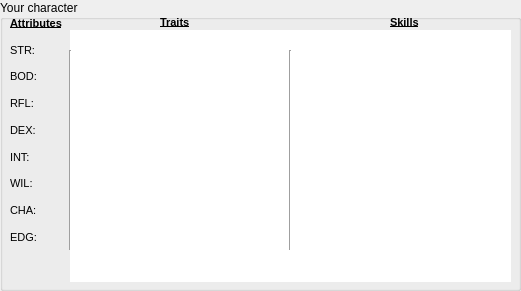
   <widget class="QGroupBox" name="groupBoxStage0">
    <property name="geometry">
     <rect>
      <x>10</x>
      <y>120</y>
      <width>521</width>
      <height>291</height>
     </rect>
    </property>
    <property name="sizePolicy">
     <sizepolicy hsizetype="Expanding" vsizetype="Expanding">
      <horstretch>0</horstretch>
      <verstretch>0</verstretch>
     </sizepolicy>
    </property>
    <property name="minimumSize">
     <size>
      <width>361</width>
      <height>171</height>
     </size>
    </property>
    <property name="title">
     <string>Your character</string>
    </property>
    <property name="flat">
     <bool>false</bool>
    </property>
    <property name="checkable">
     <bool>false</bool>
    </property>
    <widget class="QWidget" name="layoutWidget">
     <property name="geometry">
      <rect>
       <x>10</x>
       <y>10</y>
       <width>64</width>
       <height>241</height>
      </rect>
     </property>
     <layout class="QVBoxLayout" name="verticalLayout">
      <property name="spacing">
       <number>0</number>
      </property>
      <property name="margin">
       <number>0</number>
      </property>
      <item>
       <widget class="QLabel" name="AttributesLable">
        <property name="toolTip">
         <string>Characters in A Time of War are described using three broad
categories of statistics. The fi rst of these—Attributes—describes
the character’s raw physical and mental capabilities. Each
character possesses eight Attribute values (also called “Attribute
scores”) that are described below</string>
        </property>
        <property name="text">
         <string>&lt;!DOCTYPE HTML PUBLIC &quot;-//W3C//DTD HTML 4.0//EN&quot; &quot;http://www.w3.org/TR/REC-html40/strict.dtd&quot;&gt;
&lt;html&gt;&lt;head&gt;&lt;meta name=&quot;qrichtext&quot; content=&quot;1&quot; /&gt;&lt;style type=&quot;text/css&quot;&gt;
p, li { white-space: pre-wrap; }
&lt;/style&gt;&lt;/head&gt;&lt;body style=&quot; font-family:'MS Shell Dlg 2'; font-size:8.25pt; font-weight:400; font-style:normal;&quot;&gt;
&lt;p style=&quot; margin-top:0px; margin-bottom:0px; margin-left:0px; margin-right:0px; -qt-block-indent:0; text-indent:0px;&quot;&gt;&lt;span style=&quot; font-size:8pt; font-weight:600; text-decoration: underline;&quot;&gt;Attributes&lt;/span&gt;&lt;/p&gt;&lt;/body&gt;&lt;/html&gt;</string>
        </property>
       </widget>
      </item>
      <item>
       <widget class="QLabel" name="attrStrLabel">
        <property name="toolTip">
         <string>STR (Strength): As its name implies, the STR (Strength)
Attribute measures a character’s raw muscle power, aff ecting the
amount of weight he can lift and carry, and how much damage he
can deliver in melee combat. Higher STR scores defi ne physically
stronger characters.</string>
        </property>
        <property name="text">
         <string>&lt;!DOCTYPE HTML PUBLIC &quot;-//W3C//DTD HTML 4.0//EN&quot; &quot;http://www.w3.org/TR/REC-html40/strict.dtd&quot;&gt;
&lt;html&gt;&lt;head&gt;&lt;meta name=&quot;qrichtext&quot; content=&quot;1&quot; /&gt;&lt;style type=&quot;text/css&quot;&gt;
p, li { white-space: pre-wrap; }
&lt;/style&gt;&lt;/head&gt;&lt;body style=&quot; font-family:'MS Shell Dlg 2'; font-size:8.25pt; font-weight:400; font-style:normal;&quot;&gt;
&lt;p align=&quot;justify&quot; style=&quot; margin-top:0px; margin-bottom:0px; margin-left:0px; margin-right:0px; -qt-block-indent:0; text-indent:0px;&quot;&gt;&lt;span style=&quot; font-size:8pt;&quot;&gt;STR:&lt;/span&gt;&lt;/p&gt;&lt;/body&gt;&lt;/html&gt;</string>
        </property>
       </widget>
      </item>
      <item>
       <widget class="QLabel" name="attrBodLabel">
        <property name="toolTip">
         <string>BOD (Body): A character’s BOD (Body) Attribute indicates how 
sturdy and &quot;in shape&quot; he is, measuring raw endurance as well 
as how much damage the character can withstand in combat. 
Higher BOD scores reflect greater durability and the ability to 
perform strenuous tasks for longer durations.</string>
        </property>
        <property name="text">
         <string>&lt;!DOCTYPE HTML PUBLIC &quot;-//W3C//DTD HTML 4.0//EN&quot; &quot;http://www.w3.org/TR/REC-html40/strict.dtd&quot;&gt;
&lt;html&gt;&lt;head&gt;&lt;meta name=&quot;qrichtext&quot; content=&quot;1&quot; /&gt;&lt;style type=&quot;text/css&quot;&gt;
p, li { white-space: pre-wrap; }
&lt;/style&gt;&lt;/head&gt;&lt;body style=&quot; font-family:'MS Shell Dlg 2'; font-size:8.25pt; font-weight:400; font-style:normal;&quot;&gt;
&lt;p align=&quot;justify&quot; style=&quot; margin-top:0px; margin-bottom:0px; margin-left:0px; margin-right:0px; -qt-block-indent:0; text-indent:0px;&quot;&gt;&lt;span style=&quot; font-size:8pt;&quot;&gt;BOD:&lt;/span&gt;&lt;/p&gt;&lt;/body&gt;&lt;/html&gt;</string>
        </property>
       </widget>
      </item>
      <item>
       <widget class="QLabel" name="attrRflLabel">
        <property name="toolTip">
         <string>RFL (Refl exes): The RFL (Refl exes) Attribute measures a character’s swiftness and
reaction time, aff ecting how fast he can react to threats or cover ground. Higher RFL
scores refl ect less hesitation, better response times and quicker overall movement.</string>
        </property>
        <property name="text">
         <string>&lt;!DOCTYPE HTML PUBLIC &quot;-//W3C//DTD HTML 4.0//EN&quot; &quot;http://www.w3.org/TR/REC-html40/strict.dtd&quot;&gt;
&lt;html&gt;&lt;head&gt;&lt;meta name=&quot;qrichtext&quot; content=&quot;1&quot; /&gt;&lt;style type=&quot;text/css&quot;&gt;
p, li { white-space: pre-wrap; }
&lt;/style&gt;&lt;/head&gt;&lt;body style=&quot; font-family:'MS Shell Dlg 2'; font-size:8.25pt; font-weight:400; font-style:normal;&quot;&gt;
&lt;p align=&quot;justify&quot; style=&quot; margin-top:0px; margin-bottom:0px; margin-left:0px; margin-right:0px; -qt-block-indent:0; text-indent:0px;&quot;&gt;&lt;span style=&quot; font-size:8pt;&quot;&gt;RFL:&lt;/span&gt;&lt;/p&gt;&lt;/body&gt;&lt;/html&gt;</string>
        </property>
       </widget>
      </item>
      <item>
       <widget class="QLabel" name="attrDexLabel">
        <property name="toolTip">
         <string>DEX (Dexterity): The DEX (Dexterity) Attribute defi nes a character’s fi ne
motor control and physical acuity, a vital quality for everything from operating
a computer to fi ring a handgun. Higher DEX scores refl ect a steadier hand and
superior hand-eye coordination.</string>
        </property>
        <property name="text">
         <string>&lt;!DOCTYPE HTML PUBLIC &quot;-//W3C//DTD HTML 4.0//EN&quot; &quot;http://www.w3.org/TR/REC-html40/strict.dtd&quot;&gt;
&lt;html&gt;&lt;head&gt;&lt;meta name=&quot;qrichtext&quot; content=&quot;1&quot; /&gt;&lt;style type=&quot;text/css&quot;&gt;
p, li { white-space: pre-wrap; }
&lt;/style&gt;&lt;/head&gt;&lt;body style=&quot; font-family:'MS Shell Dlg 2'; font-size:8.25pt; font-weight:400; font-style:normal;&quot;&gt;
&lt;p align=&quot;justify&quot; style=&quot; margin-top:0px; margin-bottom:0px; margin-left:0px; margin-right:0px; -qt-block-indent:0; text-indent:0px;&quot;&gt;&lt;span style=&quot; font-size:8pt;&quot;&gt;DEX:&lt;/span&gt;&lt;/p&gt;&lt;/body&gt;&lt;/html&gt;</string>
        </property>
       </widget>
      </item>
      <item>
       <widget class="QLabel" name="attrIntLabel">
        <property name="toolTip">
         <string>INT (Intelligence): As can be surmised, the INT (Intelligence) Attribute
measures a character’s brainpower, particularly his memory, higher reasoning
and deductive powers. Higher INT scores refl ect keener minds.</string>
        </property>
        <property name="text">
         <string>&lt;!DOCTYPE HTML PUBLIC &quot;-//W3C//DTD HTML 4.0//EN&quot; &quot;http://www.w3.org/TR/REC-html40/strict.dtd&quot;&gt;
&lt;html&gt;&lt;head&gt;&lt;meta name=&quot;qrichtext&quot; content=&quot;1&quot; /&gt;&lt;style type=&quot;text/css&quot;&gt;
p, li { white-space: pre-wrap; }
&lt;/style&gt;&lt;/head&gt;&lt;body style=&quot; font-family:'MS Shell Dlg 2'; font-size:8.25pt; font-weight:400; font-style:normal;&quot;&gt;
&lt;p align=&quot;justify&quot; style=&quot; margin-top:0px; margin-bottom:0px; margin-left:0px; margin-right:0px; -qt-block-indent:0; text-indent:0px;&quot;&gt;&lt;span style=&quot; font-size:8pt;&quot;&gt;INT:&lt;/span&gt;&lt;/p&gt;&lt;/body&gt;&lt;/html&gt;</string>
        </property>
       </widget>
      </item>
      <item>
       <widget class="QLabel" name="attrWilLabel">
        <property name="toolTip">
         <string>WIL (Willpower): The WIL (Willpower) Attribute measures a character’s bravery
and his capacity to “think for himself”, as well as his ability to steel his nerves
and rally his body against fear and physical exhaustion, and to take charge of a
situation. Higher WIL scores describe bolder and more decisive characters.</string>
        </property>
        <property name="text">
         <string>&lt;!DOCTYPE HTML PUBLIC &quot;-//W3C//DTD HTML 4.0//EN&quot; &quot;http://www.w3.org/TR/REC-html40/strict.dtd&quot;&gt;
&lt;html&gt;&lt;head&gt;&lt;meta name=&quot;qrichtext&quot; content=&quot;1&quot; /&gt;&lt;style type=&quot;text/css&quot;&gt;
p, li { white-space: pre-wrap; }
&lt;/style&gt;&lt;/head&gt;&lt;body style=&quot; font-family:'MS Shell Dlg 2'; font-size:8.25pt; font-weight:400; font-style:normal;&quot;&gt;
&lt;p align=&quot;justify&quot; style=&quot; margin-top:0px; margin-bottom:0px; margin-left:0px; margin-right:0px; -qt-block-indent:0; text-indent:0px;&quot;&gt;&lt;span style=&quot; font-size:8pt;&quot;&gt;WIL:&lt;/span&gt;&lt;/p&gt;&lt;/body&gt;&lt;/html&gt;</string>
        </property>
       </widget>
      </item>
      <item>
       <widget class="QLabel" name="attrChaLabel">
        <property name="toolTip">
         <string>CHA (Charisma): The CHA (Charisma) Attribute measures a character’s
personal appeal, aff ecting how those around him react to his general appearance,
mannerisms and speech. While not an indicator of physical beauty per se, higher
CHA scores describe characters who are more appealing and inspiring to others.</string>
        </property>
        <property name="text">
         <string>&lt;!DOCTYPE HTML PUBLIC &quot;-//W3C//DTD HTML 4.0//EN&quot; &quot;http://www.w3.org/TR/REC-html40/strict.dtd&quot;&gt;
&lt;html&gt;&lt;head&gt;&lt;meta name=&quot;qrichtext&quot; content=&quot;1&quot; /&gt;&lt;style type=&quot;text/css&quot;&gt;
p, li { white-space: pre-wrap; }
&lt;/style&gt;&lt;/head&gt;&lt;body style=&quot; font-family:'MS Shell Dlg 2'; font-size:8.25pt; font-weight:400; font-style:normal;&quot;&gt;
&lt;p align=&quot;justify&quot; style=&quot; margin-top:0px; margin-bottom:0px; margin-left:0px; margin-right:0px; -qt-block-indent:0; text-indent:0px;&quot;&gt;&lt;span style=&quot; font-size:8pt;&quot;&gt;CHA:&lt;/span&gt;&lt;/p&gt;&lt;/body&gt;&lt;/html&gt;</string>
        </property>
       </widget>
      </item>
      <item>
       <widget class="QLabel" name="attrEdgLabel">
        <property name="toolTip">
         <string>EDG (Edge): The EDG (Edge) Attribute is easily one of the most powerful
Attributes a player character (or critical NPC) possesses. Representing raw luck,
a character’s EDG points can be “burned” in game play to aff ect Action Checks,
altering their outcomes slightly or even forcing a “do over” that can snatch a victory
out of certain defeat. Characters with a higher EDG have more luck on their side.</string>
        </property>
        <property name="text">
         <string>&lt;!DOCTYPE HTML PUBLIC &quot;-//W3C//DTD HTML 4.0//EN&quot; &quot;http://www.w3.org/TR/REC-html40/strict.dtd&quot;&gt;
&lt;html&gt;&lt;head&gt;&lt;meta name=&quot;qrichtext&quot; content=&quot;1&quot; /&gt;&lt;style type=&quot;text/css&quot;&gt;
p, li { white-space: pre-wrap; }
&lt;/style&gt;&lt;/head&gt;&lt;body style=&quot; font-family:'MS Shell Dlg 2'; font-size:8.25pt; font-weight:400; font-style:normal;&quot;&gt;
&lt;p align=&quot;justify&quot; style=&quot; margin-top:0px; margin-bottom:0px; margin-left:0px; margin-right:0px; -qt-block-indent:0; text-indent:0px;&quot;&gt;&lt;span style=&quot; font-size:8pt;&quot;&gt;EDG:&lt;/span&gt;&lt;/p&gt;&lt;/body&gt;&lt;/html&gt;</string>
        </property>
       </widget>
      </item>
     </layout>
    </widget>
    <widget class="QTableWidget" name="TraitsTable">
     <property name="geometry">
      <rect>
       <x>70</x>
       <y>30</y>
       <width>221</width>
       <height>252</height>
      </rect>
     </property>
     <property name="baseSize">
      <size>
       <width>0</width>
       <height>0</height>
      </size>
     </property>
     <property name="font">
      <font>
       <pointsize>8</pointsize>
      </font>
     </property>
     <property name="frameShape">
      <enum>QFrame::NoFrame</enum>
     </property>
     <property name="verticalScrollBarPolicy">
      <enum>Qt::ScrollBarAlwaysOff</enum>
     </property>
     <property name="horizontalScrollBarPolicy">
      <enum>Qt::ScrollBarAlwaysOff</enum>
     </property>
     <property name="autoScroll">
      <bool>false</bool>
     </property>
     <property name="autoScrollMargin">
      <number>0</number>
     </property>
     <property name="editTriggers">
      <set>QAbstractItemView::NoEditTriggers</set>
     </property>
     <property name="tabKeyNavigation">
      <bool>false</bool>
     </property>
     <property name="showDropIndicator" stdset="0">
      <bool>false</bool>
     </property>
     <property name="dragDropOverwriteMode">
      <bool>false</bool>
     </property>
     <property name="alternatingRowColors">
      <bool>false</bool>
     </property>
     <property name="selectionMode">
      <enum>QAbstractItemView::NoSelection</enum>
     </property>
     <property name="selectionBehavior">
      <enum>QAbstractItemView::SelectRows</enum>
     </property>
     <property name="showGrid">
      <bool>false</bool>
     </property>
     <property name="gridStyle">
      <enum>Qt::SolidLine</enum>
     </property>
     <property name="sortingEnabled">
      <bool>false</bool>
     </property>
     <property name="wordWrap">
      <bool>false</bool>
     </property>
     <property name="cornerButtonEnabled">
      <bool>false</bool>
     </property>
     <property name="rowCount">
      <number>18</number>
     </property>
     <property name="columnCount">
      <number>2</number>
     </property>
     <attribute name="horizontalHeaderVisible">
      <bool>false</bool>
     </attribute>
     <attribute name="horizontalHeaderCascadingSectionResizes">
      <bool>true</bool>
     </attribute>
     <attribute name="horizontalHeaderDefaultSectionSize">
      <number>185</number>
     </attribute>
     <attribute name="horizontalHeaderMinimumSectionSize">
      <number>62</number>
     </attribute>
     <attribute name="horizontalHeaderShowSortIndicator" stdset="0">
      <bool>false</bool>
     </attribute>
     <attribute name="horizontalHeaderStretchLastSection">
      <bool>true</bool>
     </attribute>
     <attribute name="verticalHeaderVisible">
      <bool>false</bool>
     </attribute>
     <attribute name="verticalHeaderCascadingSectionResizes">
      <bool>true</bool>
     </attribute>
     <attribute name="verticalHeaderDefaultSectionSize">
      <number>14</number>
     </attribute>
     <attribute name="verticalHeaderMinimumSectionSize">
      <number>17</number>
     </attribute>
     <attribute name="verticalHeaderShowSortIndicator" stdset="0">
      <bool>true</bool>
     </attribute>
     <attribute name="verticalHeaderStretchLastSection">
      <bool>false</bool>
     </attribute>
     <row/>
     <row/>
     <row/>
     <row/>
     <row/>
     <row/>
     <row/>
     <row/>
     <row/>
     <row/>
     <row/>
     <row/>
     <row/>
     <row/>
     <row/>
     <row/>
     <row/>
     <row/>
     <column/>
     <column/>
    </widget>
    <widget class="QLabel" name="label_8">
     <property name="geometry">
      <rect>
       <x>160</x>
       <y>16</y>
       <width>46</width>
       <height>13</height>
      </rect>
     </property>
     <property name="toolTip">
      <string>A character's Traits define special-purpose characteristics and
abilities beyond the more quantifiable Attributes and Skills. Traits 
can  aff ect  game  play  in  a  variety  of  ways,  from  a  special  rule 
applicable to limited circumstances to a personal detail signifi cant 
enough for its own plot hook.</string>
     </property>
     <property name="whatsThis">
      <string>&lt;!DOCTYPE HTML PUBLIC &quot;-//W3C//DTD HTML 4.0//EN&quot; &quot;http://www.w3.org/TR/REC-html40/strict.dtd&quot;&gt;
&lt;html&gt;&lt;head&gt;&lt;meta name=&quot;qrichtext&quot; content=&quot;1&quot; /&gt;&lt;style type=&quot;text/css&quot;&gt;
p, li { white-space: pre-wrap; }
&lt;/style&gt;&lt;/head&gt;&lt;body style=&quot; font-family:'MS Shell Dlg 2'; font-size:8.25pt; font-weight:400; font-style:normal;&quot;&gt;
&lt;p style=&quot; margin-top:0px; margin-bottom:0px; margin-left:0px; margin-right:0px; -qt-block-indent:0; text-indent:0px;&quot;&gt;&lt;span style=&quot; font-size:8pt;&quot;&gt;A character's Traits define special-purpose&lt;/span&gt;&lt;/p&gt;
&lt;p style=&quot; margin-top:0px; margin-bottom:0px; margin-left:0px; margin-right:0px; -qt-block-indent:0; text-indent:0px;&quot;&gt;&lt;span style=&quot; font-size:8pt;&quot;&gt;characteristics and abilities beyond the more&lt;/span&gt;&lt;/p&gt;
&lt;p style=&quot; margin-top:0px; margin-bottom:0px; margin-left:0px; margin-right:0px; -qt-block-indent:0; text-indent:0px;&quot;&gt;&lt;span style=&quot; font-size:8pt;&quot;&gt;quantifiable Attributes and Skills. Traits &lt;/span&gt;&lt;/p&gt;
&lt;p style=&quot; margin-top:0px; margin-bottom:0px; margin-left:0px; margin-right:0px; -qt-block-indent:0; text-indent:0px;&quot;&gt;&lt;span style=&quot; font-size:8pt;&quot;&gt;can  aff ect  game  play  in  a  variety  of  &lt;/span&gt;&lt;/p&gt;
&lt;p style=&quot; margin-top:0px; margin-bottom:0px; margin-left:0px; margin-right:0px; -qt-block-indent:0; text-indent:0px;&quot;&gt;&lt;span style=&quot; font-size:8pt;&quot;&gt;ways,  from  a  special  rule applicable to &lt;/span&gt;&lt;/p&gt;
&lt;p style=&quot; margin-top:0px; margin-bottom:0px; margin-left:0px; margin-right:0px; -qt-block-indent:0; text-indent:0px;&quot;&gt;&lt;span style=&quot; font-size:8pt;&quot;&gt;limited circumstances to a personal detail &lt;/span&gt;&lt;/p&gt;
&lt;p style=&quot; margin-top:0px; margin-bottom:0px; margin-left:0px; margin-right:0px; -qt-block-indent:0; text-indent:0px;&quot;&gt;&lt;span style=&quot; font-size:8pt;&quot;&gt;significant enough for its own plot hook.&lt;/span&gt;&lt;/p&gt;&lt;/body&gt;&lt;/html&gt;</string>
     </property>
     <property name="text">
      <string>&lt;!DOCTYPE HTML PUBLIC &quot;-//W3C//DTD HTML 4.0//EN&quot; &quot;http://www.w3.org/TR/REC-html40/strict.dtd&quot;&gt;
&lt;html&gt;&lt;head&gt;&lt;meta name=&quot;qrichtext&quot; content=&quot;1&quot; /&gt;&lt;style type=&quot;text/css&quot;&gt;
p, li { white-space: pre-wrap; }
&lt;/style&gt;&lt;/head&gt;&lt;body style=&quot; font-family:'MS Shell Dlg 2'; font-size:8.25pt; font-weight:400; font-style:normal;&quot;&gt;
&lt;p style=&quot; margin-top:0px; margin-bottom:0px; margin-left:0px; margin-right:0px; -qt-block-indent:0; text-indent:0px;&quot;&gt;&lt;span style=&quot; font-size:8pt; font-weight:600; text-decoration: underline;&quot;&gt;Traits&lt;/span&gt;&lt;/p&gt;&lt;/body&gt;&lt;/html&gt;</string>
     </property>
    </widget>
    <widget class="QLabel" name="label_10">
     <property name="geometry">
      <rect>
       <x>390</x>
       <y>16</y>
       <width>46</width>
       <height>13</height>
      </rect>
     </property>
     <property name="toolTip">
      <string>A character’s Skills list represents abilities he has been trained 
to use eff ectively. In a typical A Time of War role-playing session, 
characters generally use Skill Action Checks to resolve actions far 
more often than they use Attributes or Traits.</string>
     </property>
     <property name="whatsThis">
      <string>&lt;!DOCTYPE HTML PUBLIC &quot;-//W3C//DTD HTML 4.0//EN&quot; &quot;http://www.w3.org/TR/REC-html40/strict.dtd&quot;&gt;
&lt;html&gt;&lt;head&gt;&lt;meta name=&quot;qrichtext&quot; content=&quot;1&quot; /&gt;&lt;style type=&quot;text/css&quot;&gt;
p, li { white-space: pre-wrap; }
&lt;/style&gt;&lt;/head&gt;&lt;body style=&quot; font-family:'MS Shell Dlg 2'; font-size:8.25pt; font-weight:400; font-style:normal;&quot;&gt;
&lt;p style=&quot; margin-top:0px; margin-bottom:0px; margin-left:0px; margin-right:0px; -qt-block-indent:0; text-indent:0px;&quot;&gt;&lt;span style=&quot; font-size:8pt;&quot;&gt;A character’s Skills list represents abilities &lt;/span&gt;&lt;/p&gt;
&lt;p style=&quot; margin-top:0px; margin-bottom:0px; margin-left:0px; margin-right:0px; -qt-block-indent:0; text-indent:0px;&quot;&gt;&lt;span style=&quot; font-size:8pt;&quot;&gt;he has been trained to use eff ectively. &lt;/span&gt;&lt;/p&gt;
&lt;p style=&quot; margin-top:0px; margin-bottom:0px; margin-left:0px; margin-right:0px; -qt-block-indent:0; text-indent:0px;&quot;&gt;&lt;span style=&quot; font-size:8pt;&quot;&gt;In a typical A Time of War role-playing &lt;/span&gt;&lt;/p&gt;
&lt;p style=&quot; margin-top:0px; margin-bottom:0px; margin-left:0px; margin-right:0px; -qt-block-indent:0; text-indent:0px;&quot;&gt;&lt;span style=&quot; font-size:8pt;&quot;&gt;session, characters generally use Skill Action &lt;/span&gt;&lt;/p&gt;
&lt;p style=&quot; margin-top:0px; margin-bottom:0px; margin-left:0px; margin-right:0px; -qt-block-indent:0; text-indent:0px;&quot;&gt;&lt;span style=&quot; font-size:8pt;&quot;&gt;Checks to resolve actions far more often &lt;/span&gt;&lt;/p&gt;
&lt;p style=&quot; margin-top:0px; margin-bottom:0px; margin-left:0px; margin-right:0px; -qt-block-indent:0; text-indent:0px;&quot;&gt;&lt;span style=&quot; font-size:8pt;&quot;&gt;than they use Attributes or Traits.&lt;/span&gt;&lt;/p&gt;&lt;/body&gt;&lt;/html&gt;</string>
     </property>
     <property name="text">
      <string>&lt;!DOCTYPE HTML PUBLIC &quot;-//W3C//DTD HTML 4.0//EN&quot; &quot;http://www.w3.org/TR/REC-html40/strict.dtd&quot;&gt;
&lt;html&gt;&lt;head&gt;&lt;meta name=&quot;qrichtext&quot; content=&quot;1&quot; /&gt;&lt;style type=&quot;text/css&quot;&gt;
p, li { white-space: pre-wrap; }
&lt;/style&gt;&lt;/head&gt;&lt;body style=&quot; font-family:'MS Shell Dlg 2'; font-size:8.25pt; font-weight:400; font-style:normal;&quot;&gt;
&lt;p style=&quot; margin-top:0px; margin-bottom:0px; margin-left:0px; margin-right:0px; -qt-block-indent:0; text-indent:0px;&quot;&gt;&lt;span style=&quot; font-size:8pt; font-weight:600; text-decoration: underline;&quot;&gt;Skills&lt;/span&gt;&lt;/p&gt;&lt;/body&gt;&lt;/html&gt;</string>
     </property>
    </widget>
    <widget class="QTableWidget" name="SkillsTable">
     <property name="geometry">
      <rect>
       <x>290</x>
       <y>30</y>
       <width>221</width>
       <height>252</height>
      </rect>
     </property>
     <property name="baseSize">
      <size>
       <width>0</width>
       <height>0</height>
      </size>
     </property>
     <property name="font">
      <font>
       <pointsize>8</pointsize>
      </font>
     </property>
     <property name="frameShape">
      <enum>QFrame::NoFrame</enum>
     </property>
     <property name="verticalScrollBarPolicy">
      <enum>Qt::ScrollBarAlwaysOff</enum>
     </property>
     <property name="horizontalScrollBarPolicy">
      <enum>Qt::ScrollBarAlwaysOff</enum>
     </property>
     <property name="autoScroll">
      <bool>false</bool>
     </property>
     <property name="autoScrollMargin">
      <number>0</number>
     </property>
     <property name="editTriggers">
      <set>QAbstractItemView::NoEditTriggers</set>
     </property>
     <property name="tabKeyNavigation">
      <bool>false</bool>
     </property>
     <property name="showDropIndicator" stdset="0">
      <bool>false</bool>
     </property>
     <property name="dragDropOverwriteMode">
      <bool>false</bool>
     </property>
     <property name="alternatingRowColors">
      <bool>false</bool>
     </property>
     <property name="selectionMode">
      <enum>QAbstractItemView::NoSelection</enum>
     </property>
     <property name="selectionBehavior">
      <enum>QAbstractItemView::SelectRows</enum>
     </property>
     <property name="showGrid">
      <bool>false</bool>
     </property>
     <property name="gridStyle">
      <enum>Qt::SolidLine</enum>
     </property>
     <property name="sortingEnabled">
      <bool>false</bool>
     </property>
     <property name="wordWrap">
      <bool>false</bool>
     </property>
     <property name="cornerButtonEnabled">
      <bool>false</bool>
     </property>
     <property name="rowCount">
      <number>18</number>
     </property>
     <property name="columnCount">
      <number>2</number>
     </property>
     <attribute name="horizontalHeaderVisible">
      <bool>false</bool>
     </attribute>
     <attribute name="horizontalHeaderCascadingSectionResizes">
      <bool>true</bool>
     </attribute>
     <attribute name="horizontalHeaderDefaultSectionSize">
      <number>195</number>
     </attribute>
     <attribute name="horizontalHeaderMinimumSectionSize">
      <number>62</number>
     </attribute>
     <attribute name="horizontalHeaderShowSortIndicator" stdset="0">
      <bool>false</bool>
     </attribute>
     <attribute name="horizontalHeaderStretchLastSection">
      <bool>true</bool>
     </attribute>
     <attribute name="verticalHeaderVisible">
      <bool>false</bool>
     </attribute>
     <attribute name="verticalHeaderCascadingSectionResizes">
      <bool>true</bool>
     </attribute>
     <attribute name="verticalHeaderDefaultSectionSize">
      <number>14</number>
     </attribute>
     <attribute name="verticalHeaderShowSortIndicator" stdset="0">
      <bool>true</bool>
     </attribute>
     <attribute name="verticalHeaderStretchLastSection">
      <bool>false</bool>
     </attribute>
     <row/>
     <row/>
     <row/>
     <row/>
     <row/>
     <row/>
     <row/>
     <row/>
     <row/>
     <row/>
     <row/>
     <row/>
     <row/>
     <row/>
     <row/>
     <row/>
     <row/>
     <row/>
     <column/>
     <column/>
    </widget>
    <widget class="Line" name="line_2">
     <property name="geometry">
      <rect>
       <x>280</x>
       <y>50</y>
       <width>20</width>
       <height>200</height>
      </rect>
     </property>
     <property name="orientation">
      <enum>Qt::Vertical</enum>
     </property>
    </widget>
    <widget class="Line" name="line_3">
     <property name="geometry">
      <rect>
       <x>60</x>
       <y>50</y>
       <width>20</width>
       <height>200</height>
      </rect>
     </property>
     <property name="orientation">
      <enum>Qt::Vertical</enum>
     </property>
    </widget>
   </widget>
